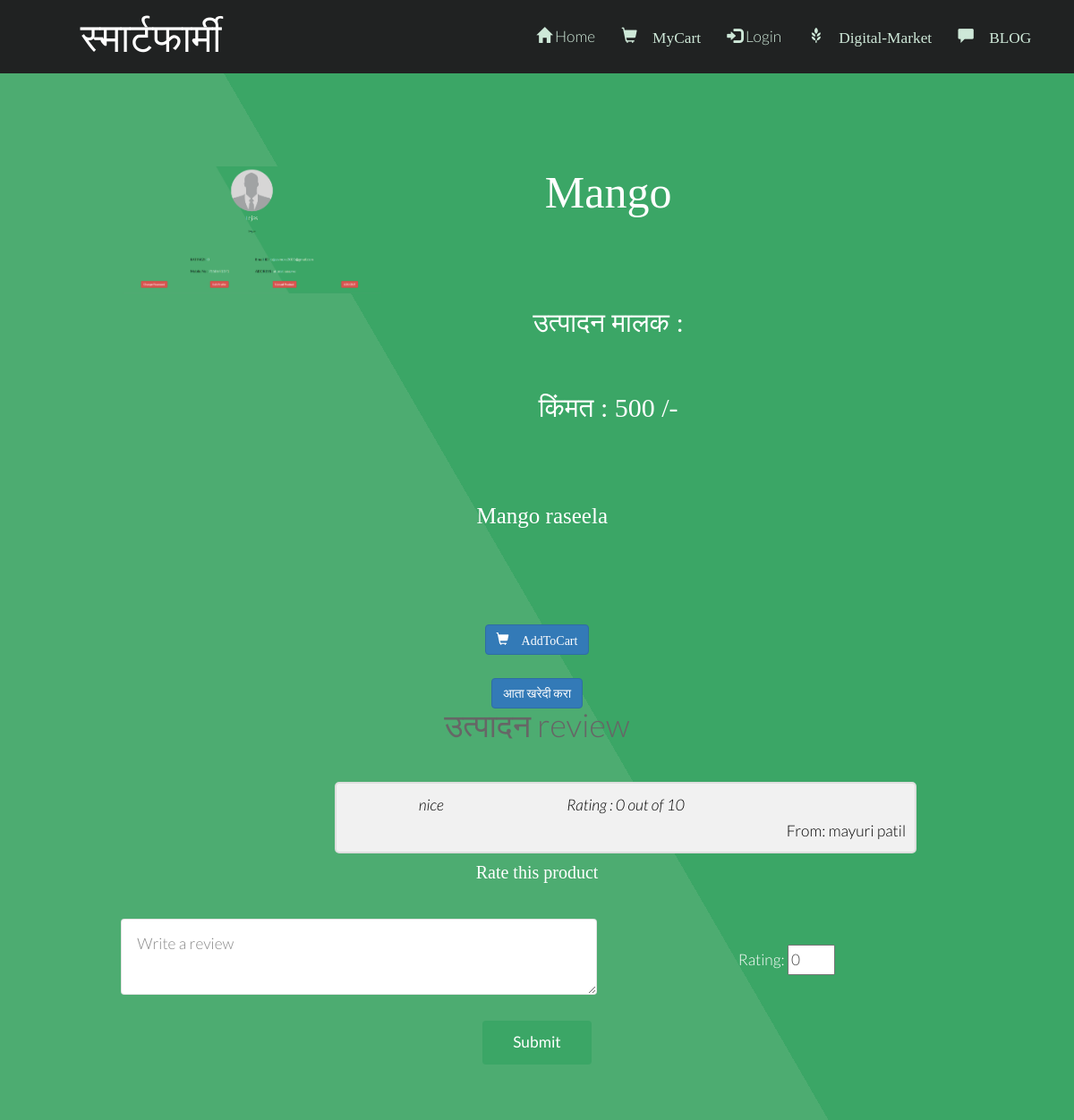
Page /backend/review.php?pid=27 on the committed database.
### tables this page shows
CREATE TABLE `fproduct` (
  `fid` int(255) NOT NULL,
  `pid` int(255) NOT NULL,
  `product` varchar(255) NOT NULL,
  `pcat` varchar(255) NOT NULL,
  `pinfo` varchar(255) NOT NULL,
  `price` float NOT NULL,
  `pimage` varchar(255) NOT NULL DEFAULT 'blank.png',
  `picStatus` int(10) NOT NULL DEFAULT 0
);

CREATE TABLE `review` (
  `pid` int(10) NOT NULL,
  `name` varchar(255) NOT NULL,
  `rating` int(10) NOT NULL,
  `comment` text NOT NULL
);

### backend/review.php (the view, shortened to what this page needs)
<?php
	require 'db.php';
	$pid = $_GET['pid'];
?>
<!DOCTYPE html>
<html>
<head>
		<link href="bootstrap\css\bootstrap.min.css" rel="stylesheet">
		<link rel="stylesheet" href="Blog/commentBox.css" />
</head>
<body>
				<?php
					require 'menu.php';
					$sql="SELECT * FROM fproduct WHERE pid = '$pid'";
					$result = mysqli_query($conn, $sql);
					$row = mysqli_fetch_assoc($result);
					$fid = $row['fid'];
					$sql = "SELECT * FROM farmer WHERE fid = '$fid'";
					$result = mysqli_query($conn, $sql);
					$frow = mysqli_fetch_assoc($result);
					$picDestination = "images/productImages/".$row['pimage'];
					?>
				<section id="main" class="wrapper style1 align-center">
						<div class="container">
							<div class="row">
								<div class="col-sm-4">
									<img class="image fit" src="<?php echo $picDestination.'';?>" alt="" />
								</div>
								<div class="col-12 col-sm-6">
									<p style="font: 50px Times new roman;"><?= $row['product']; ?></p>
									<p style="font: 30px Times new roman;">उत्पादन मालक : <?= $frow['fname']; ?></p>
									<p style="font: 30px Times new roman;">किंमत : <?= $row['price'].' /-'; ?></p>
								</div>
							</div><br />
							<div class="row">
								<div class="col-12 col-sm-12" style="font: 25px Times new roman;">
									<?= $row['pinfo']; ?>
								</div>
							</div>
						</div>
						<br /><br />
						<div class="12u$">
                            <center>
                                <div class="row uniform">
                                    <div class="6u 12u$(large)">
                                        <a href="myCart.php?flag=1&pid=<?= $pid; ?>" class="btn btn-primary" style="text-decoration: none;"><span class="glyphicon glyphicon-shopping-cart"> AddToCart</a>
                                    </div>
                                    <div class="6u 12u$(large)">
                                        <a href="buyNow.php?pid=<?= $pid; ?>" class="btn btn-primary" style="text-decoration: none;">आता खरेदी करा</a>
                                    </div>
                                </div>
                            </center>
                        </div>
					<div class="container">
						<h1>उत्पादन review</h1>
					<div class="row">
						<?php
							$sql = "SELECT * FROM review WHERE pid='$pid'";
							$result = mysqli_query($conn, $sql);
						?>
						<div class="col-0 col-sm-3"></div>
						<div class="col-12 col-sm-6">
							<?php
								if($result) :
									while($row1 = $result->fetch_array()) :
							?>
							<div class="con">
								<div class="row">
									<div class="col-sm-4">
										<em style="color: black;"><?= $row1['comment']; ?></em>
									</div>
									<div class="col-sm-4">
										<em style="color: black;"><?php echo "Rating : ".$row1['rating'].' out of 10';?></em>
									</div>
								</div>
								<span class="time-right" style="color: black;"><?php echo "From: ".$row1['name']; ?></span>
								<br /><br />
							</div>
						<?php endwhile; endif;?>
					</div>
				</div>
			</div>
			<div class="container">
				<p style="font: 20px Times new roman; align: left;">Rate this product</p>
				<form method="POST" action="reviewInput.php?pid=<?= $pid; ?>">
					<div class="row">
						<div class="col-sm-7">
							<textarea style="background-color:white;color: black;" cols="5" name="comment" placeholder="Write a review"></textarea>
						</div>
						<div class="col-sm-5">
							<br />
							Rating: <input type="number" min="0" max="10" name="rating" value="0"/>
						</div>
					</div>
					<div class="row">
						<div class="col-sm-12">
							<br />
							<input type="submit" />
						</div>
					</div>
				</form>
			</div>
	</body>
	</html>

### backend/Blog/commentBox.css (style rules this page uses)
.con { border: 2px solid #dedede; background-color: #f1f1f1; border-radius: 5px; padding: 10px; margin: 10px 0; color: #fff; width: 650px; height:80px; word-wrap:break-word; }
.con::after { content: ""; clear: both; display: table; }
.time-right { position: relative; float: right; color: #fff; }

### backend/css/style.css (style rules this page uses)
body { background: #fff; }
body, input, select, textarea { color: #444; font-family: "Lato", Helvetica, sans-serif; font-size: 15pt; font-weight: 300; line-height: 1.65em; }
a { color: #4dac71; text-decoration: underline; }
em, i { font-style: italic; }
p { margin: 0 0 2em 0; }
h1, h2, h3, h4, h5, h6 { color: #666; font-weight: 300; line-height: 1em; margin: 0 0 1em 0; }
.align-center { text-align: center; }
form { margin: 0 0 2em 0; }
input[type="text"], input[type="password"], input[type="email"], select, textarea { -moz-appearance: none; -webkit-appearance: none; -o-appearance: none; -ms-appearance: none; appearance: none; background: rgba(144, 144, 144, 0.075); border-radius: 4px; border: none; border: solid 1px rgba(144, 144, 144, 0.25); color: inherit; display: block; outline: 0; padding: 0 1em; text-decoration: none; width: 100%; }
textarea { padding: 0.75em 1em; }
.image { border-radius: 4px; border: 0; display: inline-block; position: relative; }
.image.fit { display: block; margin: 0 0 2em 0; width: 100%; }
input[type="submit"], input[type="reset"], input[type="button"], .button { -moz-appearance: none; -webkit-appearance: none; -o-appearance: none; -ms-appearance: none; appearance: none; -moz-transition: background-color 0.2s ease-in-out, color 0.2s ease-in-out; -webkit-transition: background-color 0.2s ease-in-out, color 0.2s ease-in-out; -o-transition: background-color 0.2s ease-in-out, color 0.2s ease-in-out; -ms-transition: background-color 0.2s ease-in-out, color 0.2s ease-in-out; transition: background-color 0.2s ease-in-out, color 0.2s ease-in-out; background-color: #3ba666; border-radius: 4px; border: 0; color: #ffffff !important; cursor: pointer; display: inline-block; font-weight: 400; height: 2.85em; line-height: 2.8em; padding: 0 2em; text-align: center; text-decoration: none; white-space: nowrap; }
.wrapper { padding: 6em 0em 4em; }
.wrapper.style1 { background-color: #3ba666; -moz-background-image: linear-gradient(60deg, #4dac71 50%, #3ba666 50%); -webkit-background-image: linear-gradient(60deg, #4dac71 50%, #3ba666 50%); -o-background-image: linear-gradient(60deg, #4dac71 50%, #3ba666 50%); -ms-background-image: linear-gradient(60deg, #4dac71 50%, #3ba666 50%); background-image: linear-gradient(60deg, #4dac71 50%, #3ba666 50%); color: #ffffff; }

### backend/css/style-xlarge.css (style rules this page uses)
body, input, select, textarea { font-size: 13pt; }

### backend/css/style-large.css (style rules this page uses)
body, input, select, textarea { font-size: 13pt; }

### rows in the picture
fproduct: pimage (picture), product "Mango", price "500", pinfo "Mango raseela"
review: comment "nice", rating "0", name "mayuri patil"

### other values in the picture
$loginProfile "Login"
